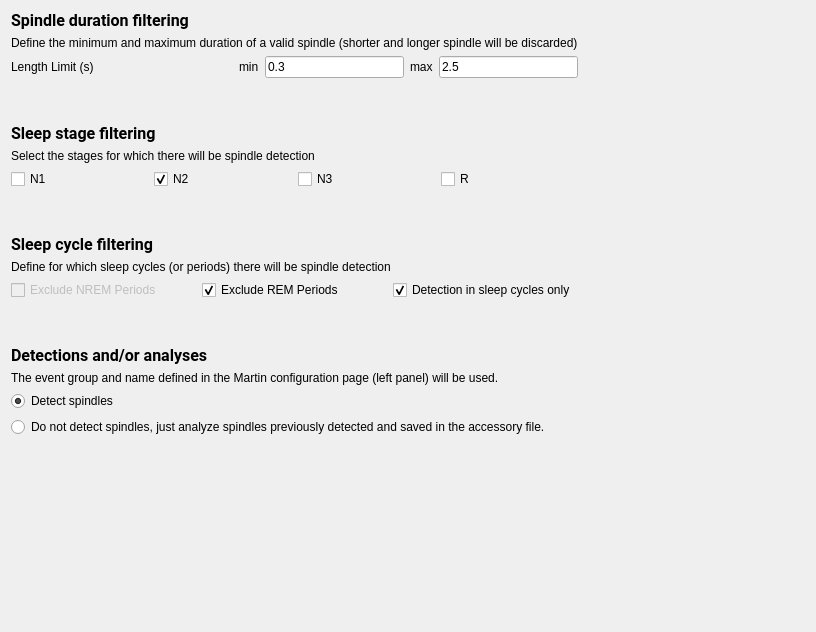
<?xml version="1.0" encoding="UTF-8"?>
<ui version="4.0">
 <class>SpindleDetectorSelStep</class>
 <widget class="QWidget" name="SpindleDetectorSelStep">
  <property name="geometry">
   <rect>
    <x>0</x>
    <y>0</y>
    <width>816</width>
    <height>632</height>
   </rect>
  </property>
  <property name="windowTitle">
   <string/>
  </property>
  <property name="styleSheet">
   <string notr="true">font: 12pt &quot;Roboto&quot;;</string>
  </property>
  <layout class="QHBoxLayout" name="horizontalLayout_5">
   <item>
    <layout class="QVBoxLayout" name="verticalLayout_3">
     <item>
      <layout class="QVBoxLayout" name="verticalLayout">
       <item>
        <widget class="QLabel" name="label_5">
         <property name="font">
          <font>
           <family>Roboto</family>
           <pointsize>12</pointsize>
           <weight>50</weight>
           <italic>false</italic>
           <bold>false</bold>
          </font>
         </property>
         <property name="text">
          <string>&lt;html&gt;&lt;head/&gt;&lt;body&gt;&lt;p&gt;&lt;span style=&quot; font-weight:600;&quot;&gt;Spindle duration filtering&lt;/span&gt;&lt;/p&gt;&lt;/body&gt;&lt;/html&gt;</string>
         </property>
        </widget>
       </item>
       <item>
        <widget class="QLabel" name="label_8">
         <property name="text">
          <string>Define the minimum and maximum duration of a valid spindle (shorter and longer spindle will be discarded)</string>
         </property>
        </widget>
       </item>
       <item>
        <layout class="QHBoxLayout" name="horizontalLayout">
         <item>
          <widget class="QLabel" name="label">
           <property name="text">
            <string>Length Limit (s)</string>
           </property>
          </widget>
         </item>
         <item>
          <spacer name="horizontalSpacer">
           <property name="orientation">
            <enum>Qt::Horizontal</enum>
           </property>
           <property name="sizeHint" stdset="0">
            <size>
             <width>40</width>
             <height>20</height>
            </size>
           </property>
          </spacer>
         </item>
         <item>
          <widget class="QLabel" name="label_3">
           <property name="text">
            <string>min</string>
           </property>
          </widget>
         </item>
         <item>
          <widget class="QLineEdit" name="min_length_lineEdit">
           <property name="text">
            <string>0.3</string>
           </property>
          </widget>
         </item>
         <item>
          <widget class="QLabel" name="label_4">
           <property name="text">
            <string>max</string>
           </property>
          </widget>
         </item>
         <item>
          <widget class="QLineEdit" name="max_length_lineEdit">
           <property name="text">
            <string>2.5</string>
           </property>
          </widget>
         </item>
        </layout>
       </item>
      </layout>
     </item>
     <item>
      <spacer name="verticalSpacer_2">
       <property name="orientation">
        <enum>Qt::Vertical</enum>
       </property>
       <property name="sizeType">
        <enum>QSizePolicy::Fixed</enum>
       </property>
       <property name="sizeHint" stdset="0">
        <size>
         <width>20</width>
         <height>40</height>
        </size>
       </property>
      </spacer>
     </item>
     <item>
      <layout class="QVBoxLayout" name="verticalLayout_2">
       <item>
        <widget class="QLabel" name="label_6">
         <property name="font">
          <font>
           <family>Roboto</family>
           <pointsize>12</pointsize>
           <weight>50</weight>
           <italic>false</italic>
           <bold>false</bold>
          </font>
         </property>
         <property name="text">
          <string>&lt;html&gt;&lt;head/&gt;&lt;body&gt;&lt;p&gt;&lt;span style=&quot; font-weight:600;&quot;&gt;Sleep stage filtering&lt;/span&gt;&lt;/p&gt;&lt;/body&gt;&lt;/html&gt;</string>
         </property>
        </widget>
       </item>
       <item>
        <widget class="QLabel" name="label_2">
         <property name="text">
          <string>Select the stages for which there will be spindle detection</string>
         </property>
        </widget>
       </item>
       <item>
        <layout class="QHBoxLayout" name="horizontalLayout_2">
         <item>
          <widget class="QCheckBox" name="checkBox_n1">
           <property name="text">
            <string>N1</string>
           </property>
          </widget>
         </item>
         <item>
          <widget class="QCheckBox" name="checkBox_n2">
           <property name="text">
            <string>N2</string>
           </property>
           <property name="checked">
            <bool>true</bool>
           </property>
          </widget>
         </item>
         <item>
          <widget class="QCheckBox" name="checkBox_n3">
           <property name="text">
            <string>N3</string>
           </property>
           <property name="checked">
            <bool>false</bool>
           </property>
          </widget>
         </item>
         <item>
          <widget class="QCheckBox" name="checkBox_r">
           <property name="text">
            <string>R</string>
           </property>
          </widget>
         </item>
        </layout>
       </item>
      </layout>
     </item>
     <item>
      <spacer name="verticalSpacer">
       <property name="orientation">
        <enum>Qt::Vertical</enum>
       </property>
       <property name="sizeType">
        <enum>QSizePolicy::Fixed</enum>
       </property>
       <property name="sizeHint" stdset="0">
        <size>
         <width>20</width>
         <height>40</height>
        </size>
       </property>
      </spacer>
     </item>
     <item>
      <widget class="QLabel" name="label_7">
       <property name="font">
        <font>
         <family>Roboto</family>
         <pointsize>12</pointsize>
         <weight>50</weight>
         <italic>false</italic>
         <bold>false</bold>
        </font>
       </property>
       <property name="text">
        <string>&lt;html&gt;&lt;head/&gt;&lt;body&gt;&lt;p&gt;&lt;span style=&quot; font-weight:600;&quot;&gt;Sleep cycle filtering&lt;/span&gt;&lt;/p&gt;&lt;/body&gt;&lt;/html&gt;</string>
       </property>
      </widget>
     </item>
     <item>
      <widget class="QLabel" name="label_9">
       <property name="text">
        <string>Define for which sleep cycles (or periods) there will be spindle detection</string>
       </property>
      </widget>
     </item>
     <item>
      <layout class="QHBoxLayout" name="horizontalLayout_3">
       <item>
        <widget class="QCheckBox" name="checkBox_excl_nremp">
         <property name="enabled">
          <bool>false</bool>
         </property>
         <property name="text">
          <string>Exclude NREM Periods</string>
         </property>
        </widget>
       </item>
       <item>
        <widget class="QCheckBox" name="checkBox_excl_remp">
         <property name="text">
          <string>Exclude REM Periods</string>
         </property>
         <property name="checked">
          <bool>true</bool>
         </property>
        </widget>
       </item>
       <item>
        <widget class="QCheckBox" name="checkBox_only_cycles">
         <property name="text">
          <string>Detection in sleep cycles only</string>
         </property>
         <property name="checked">
          <bool>true</bool>
         </property>
        </widget>
       </item>
      </layout>
     </item>
     <item>
      <spacer name="verticalSpacer_4">
       <property name="orientation">
        <enum>Qt::Vertical</enum>
       </property>
       <property name="sizeType">
        <enum>QSizePolicy::Fixed</enum>
       </property>
       <property name="sizeHint" stdset="0">
        <size>
         <width>20</width>
         <height>40</height>
        </size>
       </property>
      </spacer>
     </item>
     <item>
      <widget class="QLabel" name="label_10">
       <property name="font">
        <font>
         <family>Roboto</family>
         <pointsize>12</pointsize>
         <weight>50</weight>
         <italic>false</italic>
         <bold>false</bold>
        </font>
       </property>
       <property name="text">
        <string>&lt;html&gt;&lt;head/&gt;&lt;body&gt;&lt;p&gt;&lt;span style=&quot; font-weight:600;&quot;&gt;Detections and/or analyses&lt;/span&gt;&lt;/p&gt;&lt;/body&gt;&lt;/html&gt;</string>
       </property>
      </widget>
     </item>
     <item>
      <layout class="QHBoxLayout" name="horizontalLayout_4">
       <item>
        <widget class="QLabel" name="label_11">
         <property name="text">
          <string>The event group and name defined in the Martin configuration page (left panel) will be used. </string>
         </property>
        </widget>
       </item>
      </layout>
     </item>
     <item>
      <widget class="QRadioButton" name="radioButton_detect_spindle">
       <property name="text">
        <string>Detect spindles</string>
       </property>
       <property name="checked">
        <bool>true</bool>
       </property>
      </widget>
     </item>
     <item>
      <widget class="QRadioButton" name="radioButto_analyse_spindle">
       <property name="text">
        <string>Do not detect spindles, just analyze spindles previously detected and saved in the accessory file.</string>
       </property>
      </widget>
     </item>
     <item>
      <spacer name="verticalSpacer_3">
       <property name="orientation">
        <enum>Qt::Vertical</enum>
       </property>
       <property name="sizeHint" stdset="0">
        <size>
         <width>20</width>
         <height>40</height>
        </size>
       </property>
      </spacer>
     </item>
    </layout>
   </item>
   <item>
    <spacer name="horizontalSpacer_4">
     <property name="orientation">
      <enum>Qt::Horizontal</enum>
     </property>
     <property name="sizeHint" stdset="0">
      <size>
       <width>162</width>
       <height>20</height>
      </size>
     </property>
    </spacer>
   </item>
  </layout>
 </widget>
 <resources>
  <include location="../../../../../scinodes_poc/src/main/python/ui/themes/themes.qrc"/>
 </resources>
 <connections>
  <connection>
   <sender>checkBox_only_cycles</sender>
   <signal>stateChanged(int)</signal>
   <receiver>SpindleDetectorSelStep</receiver>
   <slot>detect_in_cycle_only_slot()</slot>
   <hints>
    <hint type="sourcelabel">
     <x>447</x>
     <y>290</y>
    </hint>
    <hint type="destinationlabel">
     <x>357</x>
     <y>294</y>
    </hint>
   </hints>
  </connection>
  <connection>
   <sender>radioButto_analyse_spindle</sender>
   <signal>clicked()</signal>
   <receiver>SpindleDetectorSelStep</receiver>
   <slot>radio_button_slot()</slot>
   <hints>
    <hint type="sourcelabel">
     <x>272</x>
     <y>404</y>
    </hint>
    <hint type="destinationlabel">
     <x>357</x>
     <y>294</y>
    </hint>
   </hints>
  </connection>
  <connection>
   <sender>radioButton_detect_spindle</sender>
   <signal>clicked()</signal>
   <receiver>SpindleDetectorSelStep</receiver>
   <slot>radio_button_slot()</slot>
   <hints>
    <hint type="sourcelabel">
     <x>272</x>
     <y>380</y>
    </hint>
    <hint type="destinationlabel">
     <x>357</x>
     <y>294</y>
    </hint>
   </hints>
  </connection>
 </connections>
 <slots>
  <slot>detect_in_cycle_only_slot()</slot>
  <slot>radio_button_slot()</slot>
 </slots>
</ui>
